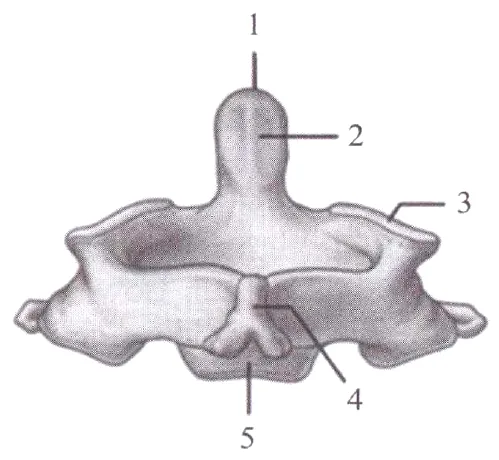
#> input picture data/img/ant/t01_aksis.webp, 499 x 460 px, given as the content of the folder aude/medatlas-/data/img/../../../data/img/ant/t01_aksis.webp, which was not available
$ python lchar.py ../../../data/img/ant/t01_aksis.webp
#> lines starting #> are read from the running program, lines starting #| are printed output that depends on the picture; after the words box and inside, x2 and y2 are one past the last pixel; in counts of white or black regions, pixels touching at a corner belong together
# python3 lchar.py BOOK — rasmlardagi yakka kirill panel harflarini (б в г д е ж) topadi → lchar_BOOK.json + varaq
import sys, glob, os, json, re, subprocess, tempfile
import numpy as np, cv2
from PIL import Image, ImageDraw, ImageFont
R = "/home/claude/medatlas-"; book = sys.argv[1]
names = sys.argv[2:]
def key(p):
    m = re.search(r"p(\d+)_(\d+)", p); return (int(m.group(1)), int(m.group(2))) if m else (9999, 0)
paths = [f"{R}/data/img/{book}/{n}.webp" for n in names] if names else sorted(glob.glob(f"{R}/data/img/{book}/*.webp"), key=key)
WANT = set("бвгдежзБВГДЕЖ")
res = []
for p in paths:
    im = Image.open(p).convert("RGB"); a = np.asarray(im).astype(int)
#> further down, im is the input picture: PIL image 499x460 RGB; mean R, G, B 233.5, 231.7, 233.6
    luma = (a[..., 0] * 299 + a[..., 1] * 587 + a[..., 2] * 114) // 1000
    H, W = luma.shape
#> H = 460; W = 499
    ink = (luma < 140).astype(np.uint8)
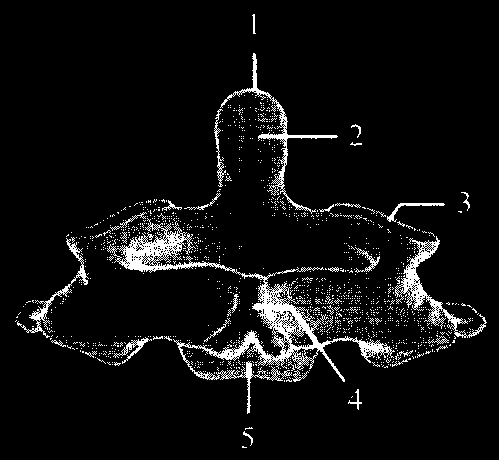
#> ink: shape (460, 499); values 0 (black) and 1 (white), 6% white in thin lines or dots, all inside (x1, y1, x2, y2) = (15, 14, 487, 448)
    n, lab, st, _ = cv2.connectedComponentsWithStats(ink, 8)
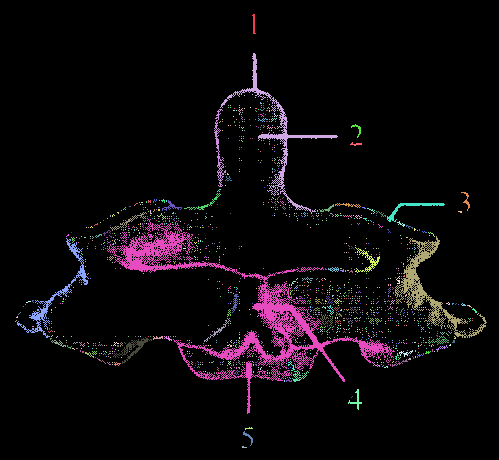
#> lab: shape (460, 499) int32; 1326 distinct labels, from 0 to 1325; one colour per label, 0 black
#> n = 1326; st = 1326 rows, first 6: [0, 0, 499, 460, 215655], [252, 14, 4, 20, 42], [220, 53, 118, 161, 1162], [244, 95, 1, 1, 1], [252, 94, 1, 1, 1], [255, 97, 1, 1, 1]
    for i in range(1, n):
        x, y, w, h, area = st[i]
        if not (6 <= h <= 26 and 3 <= w <= 22 and area >= 8): continue
        m = 5
        x0, y0, x1, y1 = max(0, x - m), max(0, y - m), min(W, x + w + m), min(H, y + h + m)
        win = luma[y0:y1, x0:x1].copy()
        own = (lab[y0:y1, x0:x1] == i)
        bgpx = win[~own]
        if len(bgpx) == 0 or (bgpx > 175).mean() < 0.93: continue   # atrofi toza (yorug') bo'lsin
        c = im.crop((x0, y0, x1, y1)).resize(((x1 - x0) * 5, (y1 - y0) * 5), Image.LANCZOS)
        with tempfile.NamedTemporaryFile(suffix=".png") as f:
            c.save(f.name)
#> (the run stopped early here; a loop or call above may not have finished)

$ run again, on data/img/bio/t02_sentrosoma.webp
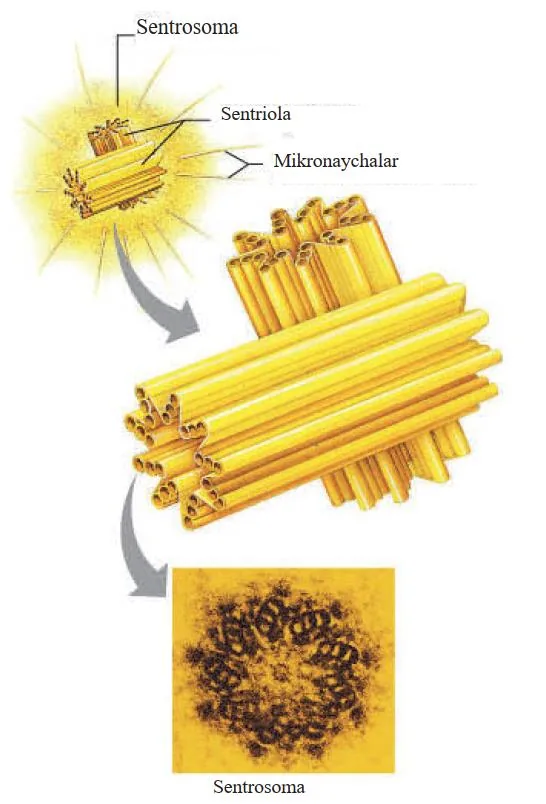
#> input picture data/img/bio/t02_sentrosoma.webp, 546 x 804 px, given as the content of the folder medatlas-/data/img/../../../data/img/bio/t02_sentrosoma.webp, which was not available
#> im is the input picture: PIL image 546x804 RGB; mean R, G, B 238.6, 226.1, 189.8
#> `ink = (luma < 140).astype(np.uint8)`:
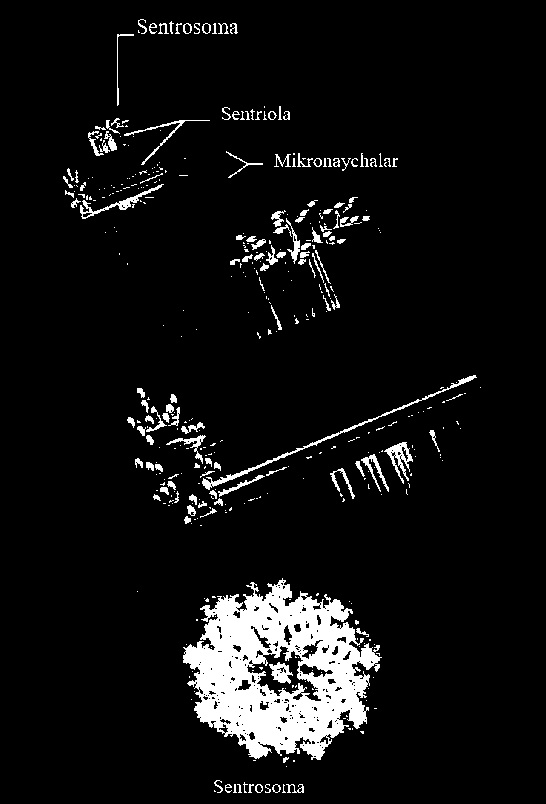
#> ink: shape (804, 546); values 0 (black) and 1 (white), 6.8% white; 417 white regions (276 under 20 px), largest, box (x1, y1, x2, y2) and area: (183, 578, 382, 760) 19759, (202, 375, 477, 490) 904, (384, 442, 413, 484) 427
#> `n, lab, st, _ = cv2.connectedComponentsWithStats(ink, 8)`:
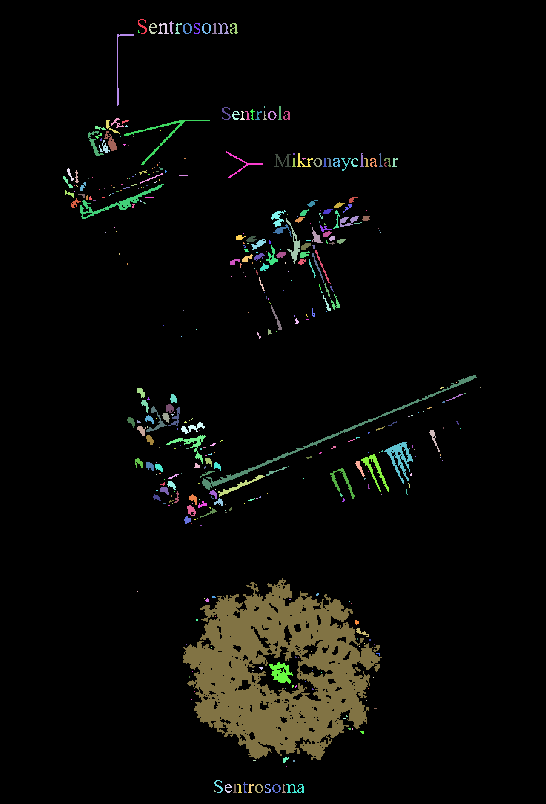
#> lab: shape (804, 546) int32; 418 distinct labels, from 0 to 417; one colour per label, 0 black
#> n = 418; st = 418 rows, first 6: [0, 0, 546, 804, 409285], [138, 19, 9, 15, 45], [169, 21, 5, 13, 28], [149, 23, 8, 11, 40], [158, 23, 11, 11, 50], [175, 23, 7, 11, 29]

$ run again, on data/img/bio/t02_yadro.webp
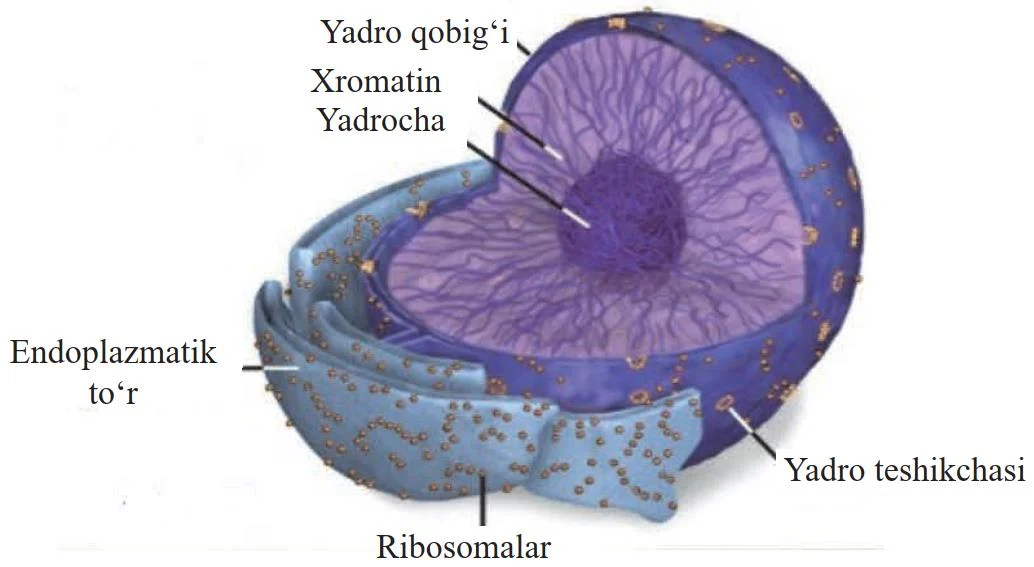
#> input picture data/img/bio/t02_yadro.webp, 1034 x 567 px, given as the content of the folder aude/medatlas-/data/img/../../../data/img/bio/t02_yadro.webp, which was not available
#> im is the input picture: PIL image 1034x567 RGB; mean R, G, B 200.5, 197.7, 213.6
#> ink: shape (567, 1034); values 0 (black) and 1 (white), 30.3% white; 161 white regions (54 under 20 px), largest, box (x1, y1, x2, y2) and area: (242, 8, 864, 526) 167829, (478, 427, 506, 442) 231, (657, 420, 682, 442) 206
#> `n, lab, st, _ = cv2.connectedComponentsWithStats(ink, 8)`:
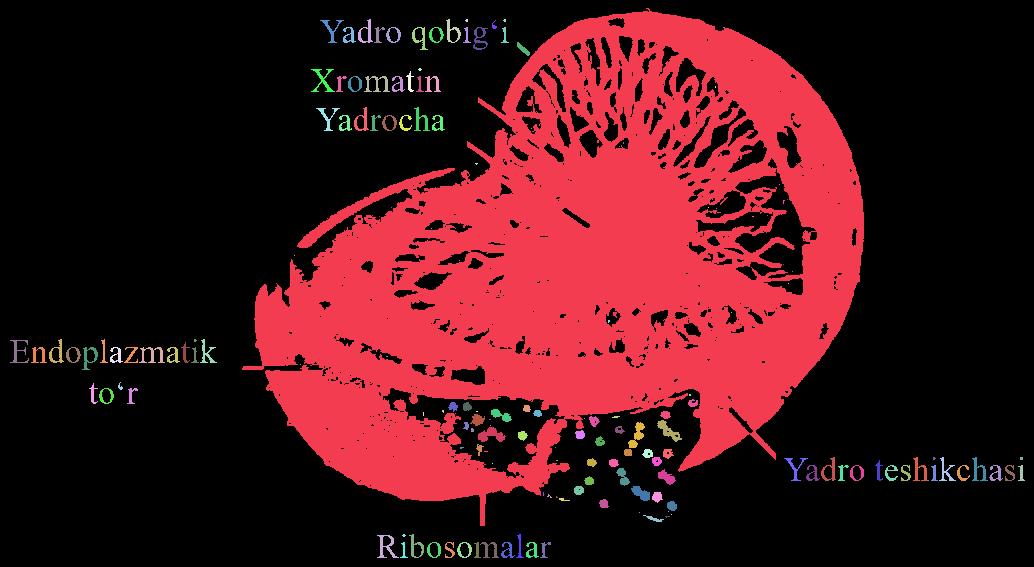
#> lab: shape (567, 1034) int32; 162 distinct labels, from 0 to 161; one colour per label, 0 black
#> n = 162; st = 162 rows, first 6: [0, 0, 1034, 567, 408488], [242, 8, 622, 518, 167829], [358, 19, 15, 24, 130], [446, 19, 15, 24, 127], [465, 19, 3, 3, 7], [503, 19, 3, 3, 7]

$ run again, on data/img/bkm/p100_19.webp
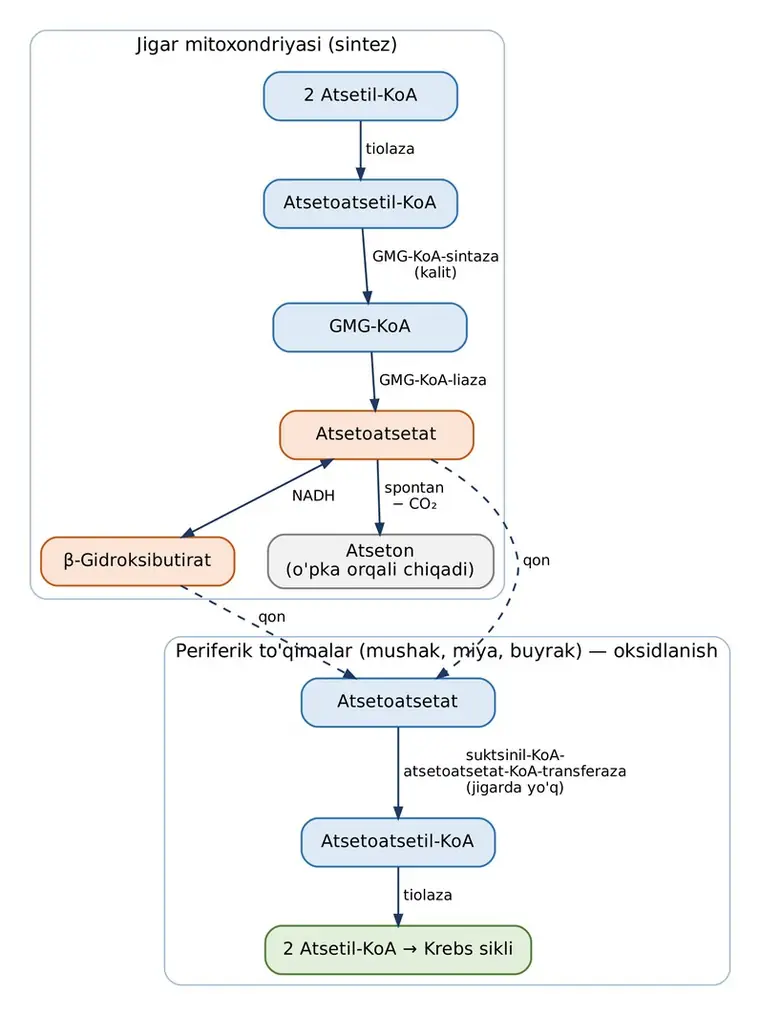
#> input picture data/img/bkm/p100_19.webp, 760 x 1015 px, given as the content of the folder claude/medatlas-/data/img/../../../data/img/bkm/p100_19.webp, which was not available
#> im is the input picture: PIL image 760x1015 RGB; mean R, G, B 245.4, 246.4, 246.4
#> luma: shape (1015, 760) int64; 256 distinct labels, from 0 to 255
#> ink: shape (1015, 760); values 0 (black) and 1 (white), 2.6% white in thin lines or dots, all inside (x1, y1, x2, y2) = (40, 36, 717, 975)
#> `n, lab, st, _ = cv2.connectedComponentsWithStats(ink, 8)`:
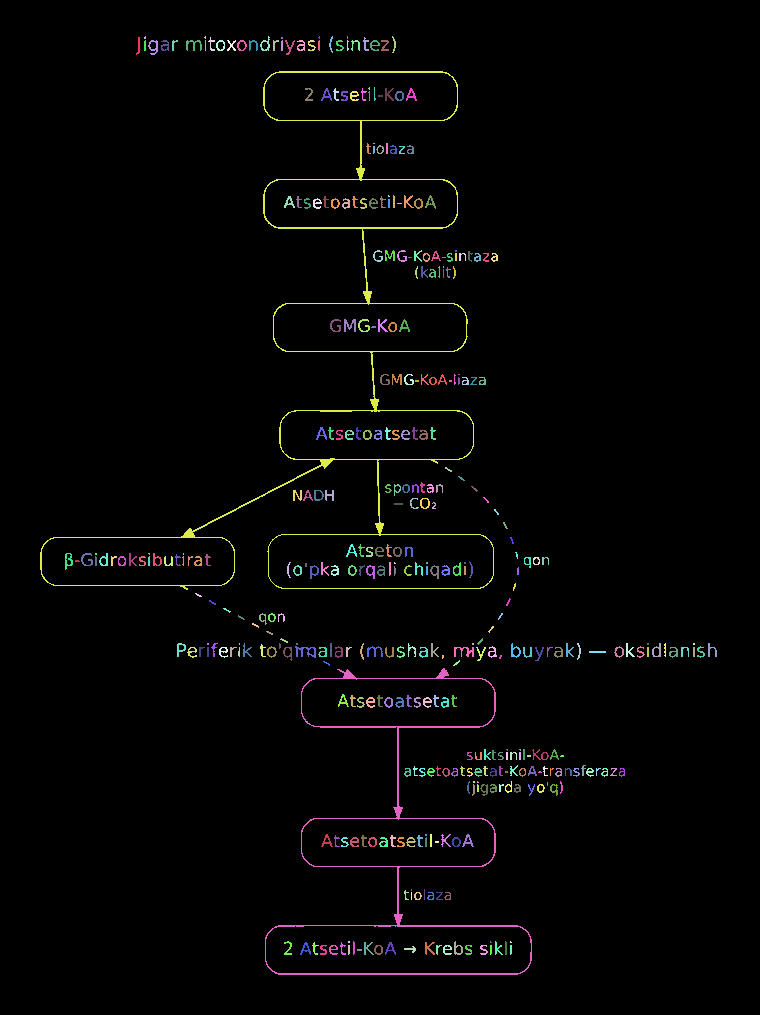
#> lab: shape (1015, 760) int32; 405 distinct labels, from 0 to 404; one colour per label, 0 black
#> n = 405; st = 405 rows, first 6: [0, 0, 760, 1015, 751294], [136, 37, 4, 18, 37], [144, 36, 2, 3, 5], [204, 36, 2, 3, 4], [208, 37, 7, 14, 33], [260, 36, 10, 15, 57]
